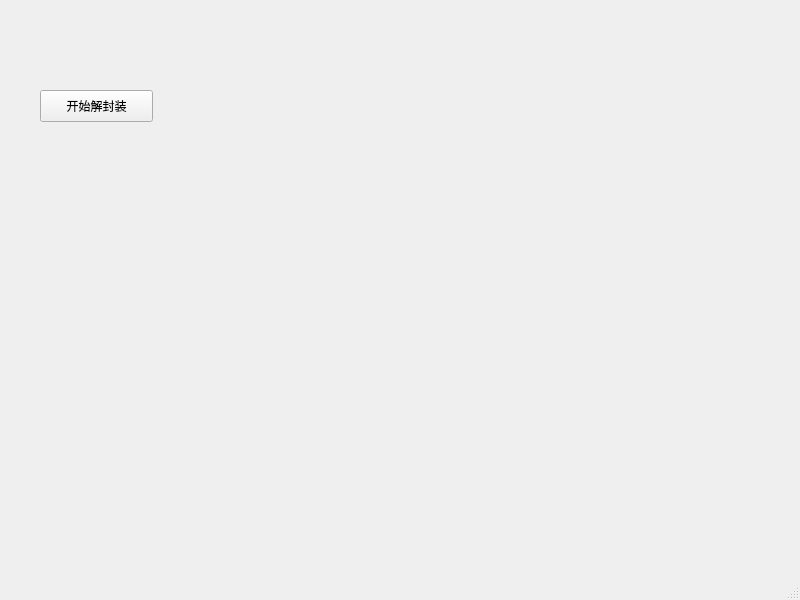
<?xml version="1.0" encoding="UTF-8"?>
<ui version="4.0">
 <class>MainWindow</class>
 <widget class="QMainWindow" name="MainWindow">
  <property name="geometry">
   <rect>
    <x>0</x>
    <y>0</y>
    <width>800</width>
    <height>600</height>
   </rect>
  </property>
  <property name="windowTitle">
   <string>MainWindow</string>
  </property>
  <widget class="QWidget" name="centralwidget">
   <widget class="QPushButton" name="audioButton">
    <property name="geometry">
     <rect>
      <x>40</x>
      <y>90</y>
      <width>113</width>
      <height>32</height>
     </rect>
    </property>
    <property name="text">
     <string>开始解封装</string>
    </property>
   </widget>
  </widget>
  <widget class="QMenuBar" name="menubar">
   <property name="geometry">
    <rect>
     <x>0</x>
     <y>0</y>
     <width>800</width>
     <height>24</height>
    </rect>
   </property>
  </widget>
  <widget class="QStatusBar" name="statusbar"/>
 </widget>
 <resources/>
 <connections/>
</ui>
